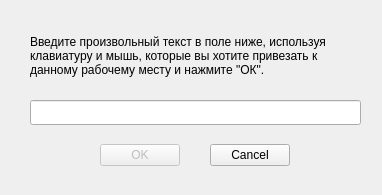
<?xml version="1.0" encoding="UTF-8"?>
<ui version="4.0">
 <class>Seat_calibration_dialog</class>
 <widget class="QDialog" name="Seat_calibration_dialog">
  <property name="geometry">
   <rect>
    <x>0</x>
    <y>0</y>
    <width>382</width>
    <height>195</height>
   </rect>
  </property>
  <property name="windowTitle">
   <string>Dialog</string>
  </property>
  <widget class="QDialogButtonBox" name="buttonBox">
   <property name="enabled">
    <bool>false</bool>
   </property>
   <property name="geometry">
    <rect>
     <x>90</x>
     <y>140</y>
     <width>100</width>
     <height>30</height>
    </rect>
   </property>
   <property name="orientation">
    <enum>Qt::Horizontal</enum>
   </property>
   <property name="standardButtons">
    <set>QDialogButtonBox::Ok</set>
   </property>
   <property name="centerButtons">
    <bool>true</bool>
   </property>
  </widget>
  <widget class="QLineEdit" name="lineEdit">
   <property name="geometry">
    <rect>
     <x>30</x>
     <y>100</y>
     <width>331</width>
     <height>25</height>
    </rect>
   </property>
   <property name="focusPolicy">
    <enum>Qt::ClickFocus</enum>
   </property>
   <property name="text">
    <string/>
   </property>
   <property name="maxLength">
    <number>256</number>
   </property>
  </widget>
  <widget class="QLabel" name="label">
   <property name="geometry">
    <rect>
     <x>30</x>
     <y>20</y>
     <width>321</width>
     <height>71</height>
    </rect>
   </property>
   <property name="text">
    <string>Введите произвольный текст в поле ниже, используя клавиатуру и мышь, которые вы хотите привезать к данному рабочему месту и нажмите &quot;ОК&quot;.</string>
   </property>
   <property name="wordWrap">
    <bool>true</bool>
   </property>
  </widget>
  <widget class="QDialogButtonBox" name="buttonBox_2">
   <property name="geometry">
    <rect>
     <x>200</x>
     <y>140</y>
     <width>100</width>
     <height>30</height>
    </rect>
   </property>
   <property name="standardButtons">
    <set>QDialogButtonBox::Cancel</set>
   </property>
   <property name="centerButtons">
    <bool>true</bool>
   </property>
  </widget>
 </widget>
 <resources/>
 <connections>
  <connection>
   <sender>buttonBox</sender>
   <signal>accepted()</signal>
   <receiver>Seat_calibration_dialog</receiver>
   <slot>accept()</slot>
   <hints>
    <hint type="sourcelabel">
     <x>248</x>
     <y>254</y>
    </hint>
    <hint type="destinationlabel">
     <x>157</x>
     <y>274</y>
    </hint>
   </hints>
  </connection>
  <connection>
   <sender>buttonBox</sender>
   <signal>rejected()</signal>
   <receiver>Seat_calibration_dialog</receiver>
   <slot>reject()</slot>
   <hints>
    <hint type="sourcelabel">
     <x>316</x>
     <y>260</y>
    </hint>
    <hint type="destinationlabel">
     <x>286</x>
     <y>274</y>
    </hint>
   </hints>
  </connection>
 </connections>
</ui>
